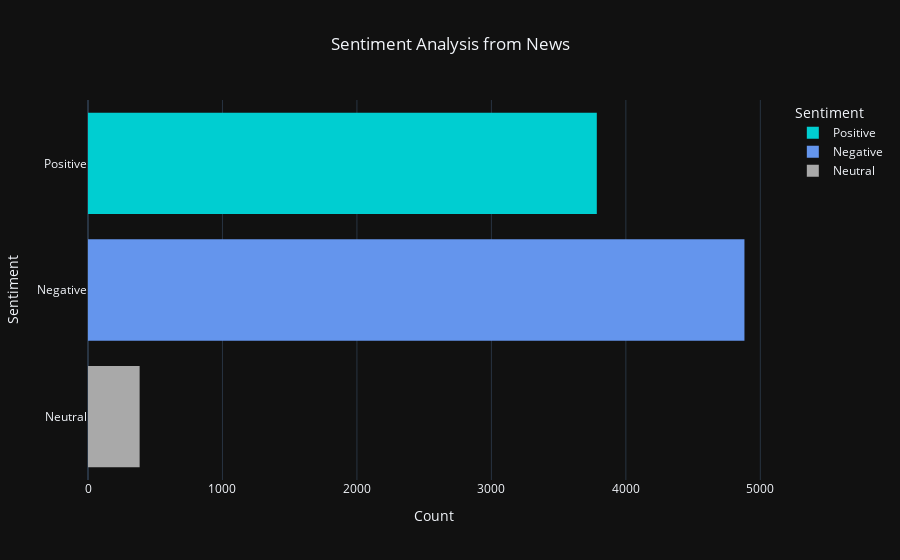
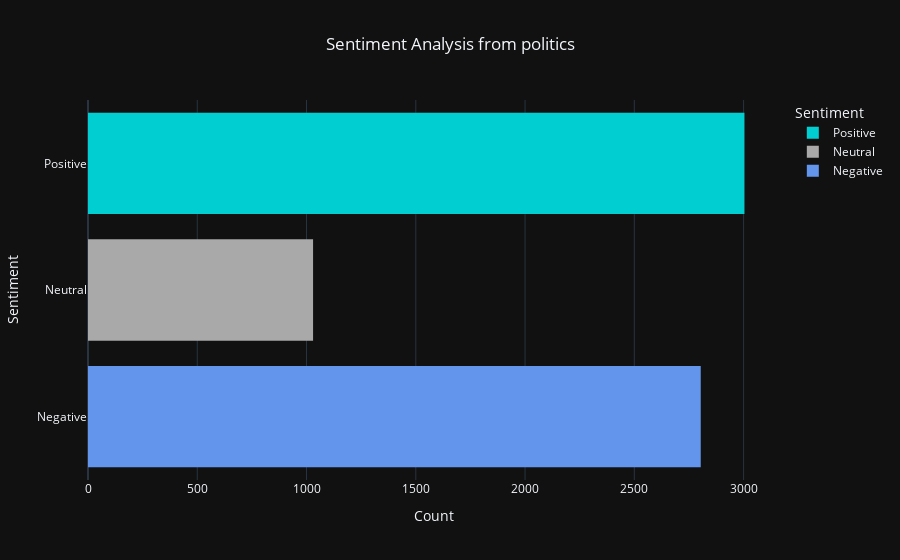
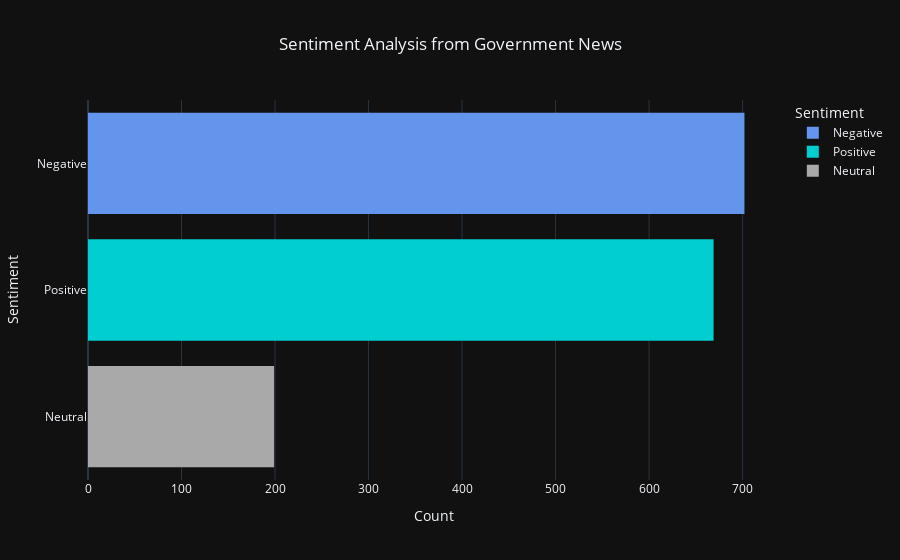
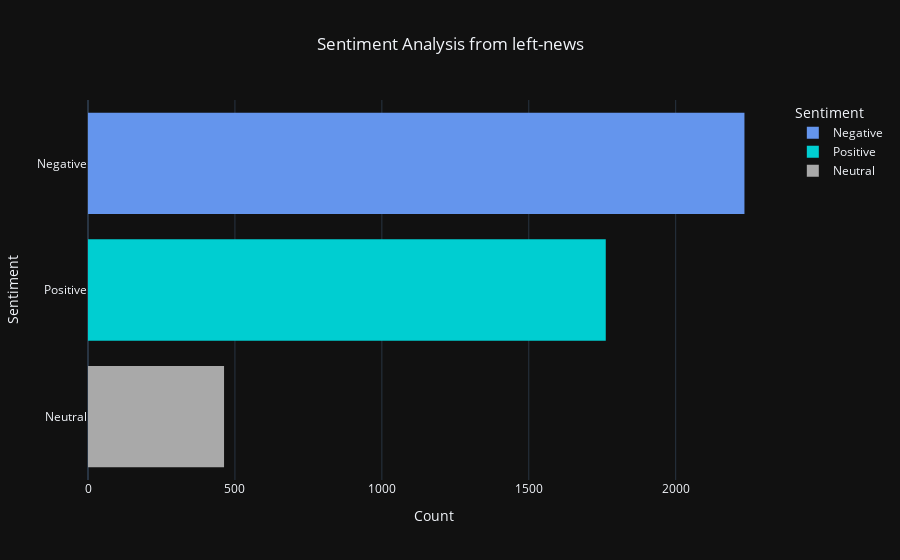

The notebook cell saved with these charts, in order:
### Code cell
for category in cat_data:
    
    df = data[data['subject'] == category]
    
    display(senti_plot(df, category))

### Figure 1 — Plotly figure (JSON) as saved in the notebook; plotly's stock layout.template omitted (floating-point values rounded to 4 significant figures; data arrays with more than 128 entries replaced by an {"elided": "..."} marker saying what was removed)
{"data": [{"alignmentgroup": "True", "bingroup": "y", "hovertemplate": "%{y}<br>Count: %{x}", "legendgroup": "Positive", "marker": {"color": "#00CED1", "pattern": {"shape": ""}}, "name": "Positive", "offsetgroup": "Positive", "orientation": "h", "showlegend": true, "type": "histogram", "xaxis": "x", "y": {"elided": "3784 str values"}, "yaxis": "y"}, {"alignmentgroup": "True", "bingroup": "y", "hovertemplate": "%{y}<br>Count: %{x}", "legendgroup": "Negative", "marker": {"color": "#6495ED", "pattern": {"shape": ""}}, "name": "Negative", "offsetgroup": "Negative", "orientation": "h", "showlegend": true, "type": "histogram", "xaxis": "x", "y": {"elided": "4882 str values"}, "yaxis": "y"}, {"alignmentgroup": "True", "bingroup": "y", "hovertemplate": "%{y}<br>Count: %{x}", "legendgroup": "Neutral", "marker": {"color": "#A9A9A9", "pattern": {"shape": ""}}, "name": "Neutral", "offsetgroup": "Neutral", "orientation": "h", "showlegend": true, "type": "histogram", "xaxis": "x", "y": {"elided": "384 str values"}, "yaxis": "y"}], "layout": {"barmode": "relative", "legend": {"title": {"text": "Sentiment"}, "tracegroupgap": 0}, "title": {"text": "Sentiment Analysis from News", "x": 0.5}, "xaxis": {"anchor": "y", "domain": [0, 1], "title": {"text": "Count"}}, "yaxis": {"anchor": "x", "categoryarray": ["Neutral", "Negative", "Positive"], "categoryorder": "array", "domain": [0, 1], "title": {"text": "Sentiment"}}}}

### Figure 2 — Plotly figure (JSON) as saved in the notebook; plotly's stock layout.template omitted (floating-point values rounded to 4 significant figures; data arrays with more than 128 entries replaced by an {"elided": "..."} marker saying what was removed)
{"data": [{"alignmentgroup": "True", "bingroup": "y", "hovertemplate": "%{y}<br>Count: %{x}", "legendgroup": "Positive", "marker": {"color": "#00CED1", "pattern": {"shape": ""}}, "name": "Positive", "offsetgroup": "Positive", "orientation": "h", "showlegend": true, "type": "histogram", "xaxis": "x", "y": {"elided": "3004 str values"}, "yaxis": "y"}, {"alignmentgroup": "True", "bingroup": "y", "hovertemplate": "%{y}<br>Count: %{x}", "legendgroup": "Neutral", "marker": {"color": "#A9A9A9", "pattern": {"shape": ""}}, "name": "Neutral", "offsetgroup": "Neutral", "orientation": "h", "showlegend": true, "type": "histogram", "xaxis": "x", "y": {"elided": "1030 str values"}, "yaxis": "y"}, {"alignmentgroup": "True", "bingroup": "y", "hovertemplate": "%{y}<br>Count: %{x}", "legendgroup": "Negative", "marker": {"color": "#6495ED", "pattern": {"shape": ""}}, "name": "Negative", "offsetgroup": "Negative", "orientation": "h", "showlegend": true, "type": "histogram", "xaxis": "x", "y": {"elided": "2804 str values"}, "yaxis": "y"}], "layout": {"barmode": "relative", "legend": {"title": {"text": "Sentiment"}, "tracegroupgap": 0}, "title": {"text": "Sentiment Analysis from politics", "x": 0.5}, "xaxis": {"anchor": "y", "domain": [0, 1], "title": {"text": "Count"}}, "yaxis": {"anchor": "x", "categoryarray": ["Negative", "Neutral", "Positive"], "categoryorder": "array", "domain": [0, 1], "title": {"text": "Sentiment"}}}}

### Figure 3 — Plotly figure (JSON) as saved in the notebook; plotly's stock layout.template omitted (floating-point values rounded to 4 significant figures; data arrays with more than 128 entries replaced by an {"elided": "..."} marker saying what was removed)
{"data": [{"alignmentgroup": "True", "bingroup": "y", "hovertemplate": "%{y}<br>Count: %{x}", "legendgroup": "Negative", "marker": {"color": "#6495ED", "pattern": {"shape": ""}}, "name": "Negative", "offsetgroup": "Negative", "orientation": "h", "showlegend": true, "type": "histogram", "xaxis": "x", "y": {"elided": "702 str values"}, "yaxis": "y"}, {"alignmentgroup": "True", "bingroup": "y", "hovertemplate": "%{y}<br>Count: %{x}", "legendgroup": "Positive", "marker": {"color": "#00CED1", "pattern": {"shape": ""}}, "name": "Positive", "offsetgroup": "Positive", "orientation": "h", "showlegend": true, "type": "histogram", "xaxis": "x", "y": {"elided": "669 str values"}, "yaxis": "y"}, {"alignmentgroup": "True", "bingroup": "y", "hovertemplate": "%{y}<br>Count: %{x}", "legendgroup": "Neutral", "marker": {"color": "#A9A9A9", "pattern": {"shape": ""}}, "name": "Neutral", "offsetgroup": "Neutral", "orientation": "h", "showlegend": true, "type": "histogram", "xaxis": "x", "y": {"elided": "199 str values"}, "yaxis": "y"}], "layout": {"barmode": "relative", "legend": {"title": {"text": "Sentiment"}, "tracegroupgap": 0}, "title": {"text": "Sentiment Analysis from Government News", "x": 0.5}, "xaxis": {"anchor": "y", "domain": [0, 1], "title": {"text": "Count"}}, "yaxis": {"anchor": "x", "categoryarray": ["Neutral", "Positive", "Negative"], "categoryorder": "array", "domain": [0, 1], "title": {"text": "Sentiment"}}}}

### Figure 4 — Plotly figure (JSON) as saved in the notebook; plotly's stock layout.template omitted (floating-point values rounded to 4 significant figures; data arrays with more than 128 entries replaced by an {"elided": "..."} marker saying what was removed)
{"data": [{"alignmentgroup": "True", "bingroup": "y", "hovertemplate": "%{y}<br>Count: %{x}", "legendgroup": "Negative", "marker": {"color": "#6495ED", "pattern": {"shape": ""}}, "name": "Negative", "offsetgroup": "Negative", "orientation": "h", "showlegend": true, "type": "histogram", "xaxis": "x", "y": {"elided": "2234 str values"}, "yaxis": "y"}, {"alignmentgroup": "True", "bingroup": "y", "hovertemplate": "%{y}<br>Count: %{x}", "legendgroup": "Positive", "marker": {"color": "#00CED1", "pattern": {"shape": ""}}, "name": "Positive", "offsetgroup": "Positive", "orientation": "h", "showlegend": true, "type": "histogram", "xaxis": "x", "y": {"elided": "1762 str values"}, "yaxis": "y"}, {"alignmentgroup": "True", "bingroup": "y", "hovertemplate": "%{y}<br>Count: %{x}", "legendgroup": "Neutral", "marker": {"color": "#A9A9A9", "pattern": {"shape": ""}}, "name": "Neutral", "offsetgroup": "Neutral", "orientation": "h", "showlegend": true, "type": "histogram", "xaxis": "x", "y": {"elided": "463 str values"}, "yaxis": "y"}], "layout": {"barmode": "relative", "legend": {"title": {"text": "Sentiment"}, "tracegroupgap": 0}, "title": {"text": "Sentiment Analysis from left-news", "x": 0.5}, "xaxis": {"anchor": "y", "domain": [0, 1], "title": {"text": "Count"}}, "yaxis": {"anchor": "x", "categoryarray": ["Neutral", "Positive", "Negative"], "categoryorder": "array", "domain": [0, 1], "title": {"text": "Sentiment"}}}}
